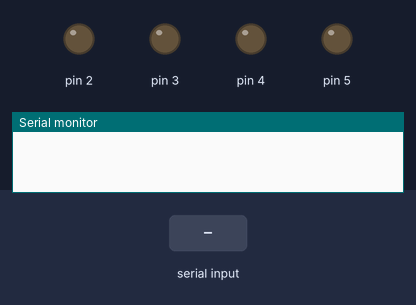
This sketch was run on a simulated Arduino Uno, built with avr-gcc and run on an emulated ATmega328P. On the bench: output pins drawn as LEDs (lit = HIGH), the last lines printed to the serial monitor. The inputs (shaded band) are chosen by the test bench.

Above: at 1.2 s.
1.3 s: "H" received over Serial
At 2.5 s:
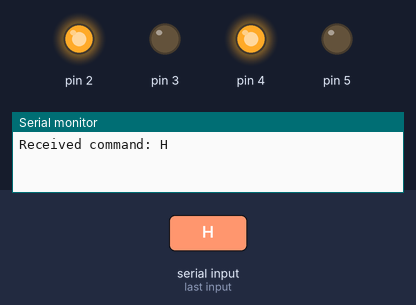
2.8 s: "L" received over Serial
At 3.9 s:
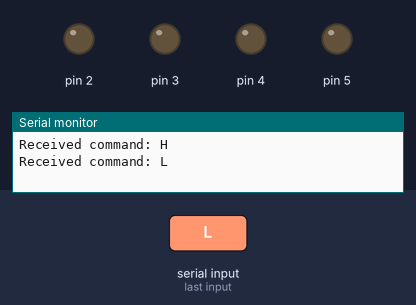
Timing chart, 0 to 5.8 s (numbered marks = the images above; inputs shaded):
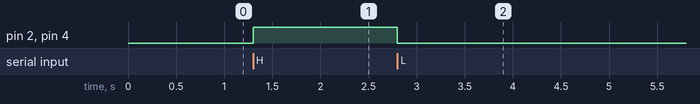

Measured:
- after the input at 1.3 s, pin 2, pin 4: LOW → HIGH at once
- after the input at 2.8 s, pin 2, pin 4: HIGH → LOW at once

The sketch:

motor.ino
```cpp
void setup() {
  Serial.begin(9600);
  pinMode(2, OUTPUT);
  pinMode(3, OUTPUT);
  pinMode(4, OUTPUT);
  pinMode(5, OUTPUT);
}

void loop() {
  if (Serial.available() > 0) {
    char command = Serial.read();

    Serial.print("Received command: ");
    Serial.println(command);

    if (command == 'H') {
      // Turn on both motors
      digitalWrite(2, HIGH);
      digitalWrite(3, LOW);
      digitalWrite(4, HIGH);
      digitalWrite(5, LOW);
      delay(500);  // Small delay after turning on motors


    } else if (command == 'L') {
      // Turn off both motors (add any additional actions if needed)
      digitalWrite(2, LOW);
      digitalWrite(3, LOW);
      digitalWrite(4, LOW);
      digitalWrite(5, LOW);
      // No additional delay for 'L'
    }
  }
}
```
